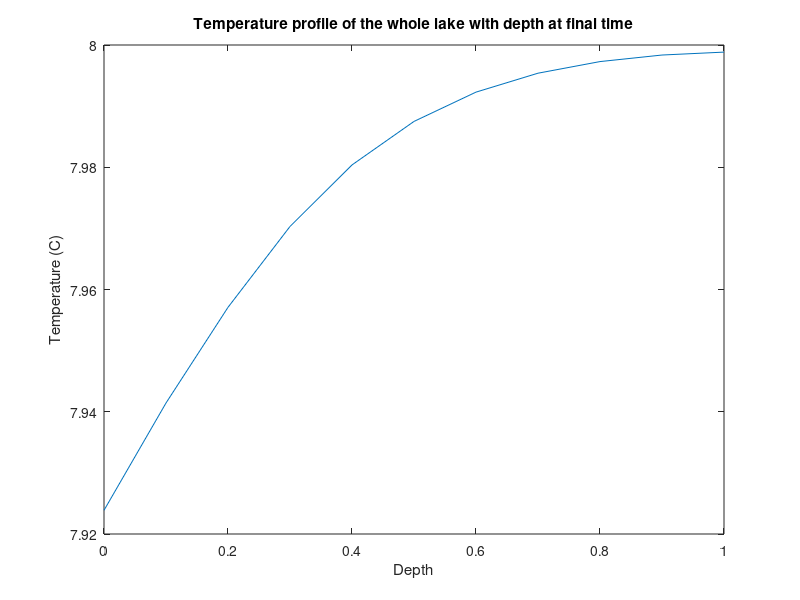
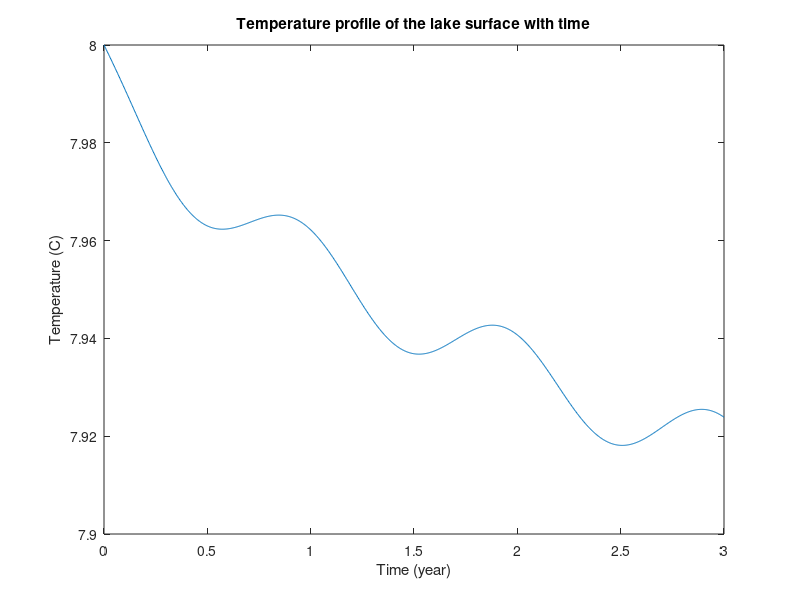
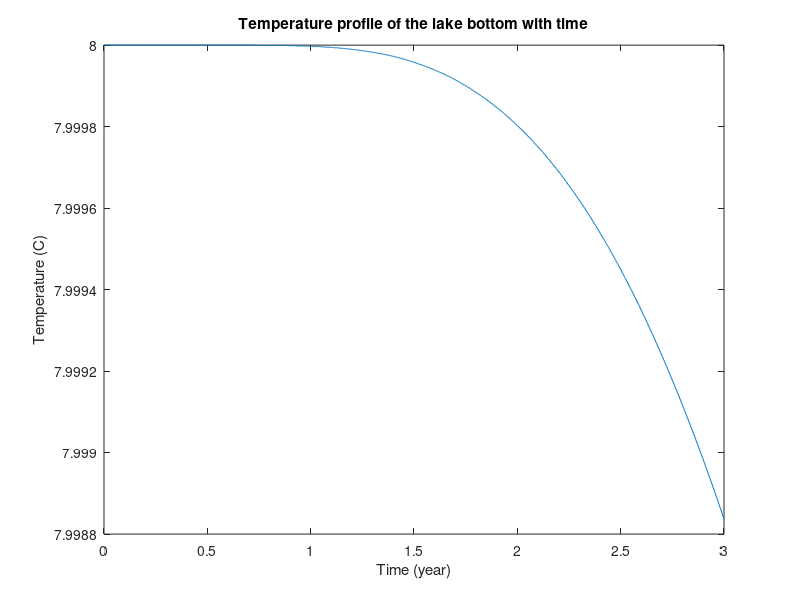

Source code (MATLAB) for these figures, in order:
clear all
close all

% Parameters and constants

dz = 0.1; %depth grid spacing (m)
zf = 1; % lake depth in meters
zs = 0:dz:zf; % vector of depths in the lake

dt = 86400; % time grid spacing = 1 day
tf = 3600*24*365*3; % 3 years
ts = 0:dt:tf;

D = 1e-9; %hard coded to something small enough that CD < 0.5

C_D = D*dt/(dz)^2;

conductivity = 575; % W m^-1 K^-1 - slightly less than the value at 10C

% Net incoming shortwave radiation:

Kstar = @(t) 500+100*sin(2*pi*t/(365*86400));
% assume all radiation absorbed is right at the surface: e^(eta*z)=0

% Net longwave radiation:
epsilon = 0.97;
sigma = 5.67e-8;
% assume longwave radiation out with constant temp 8C
L_u = epsilon*sigma* (8 + 273.15)^4;

% Assume flux of sensible and latent heat are zero
Q_e = 0;
Q_h = 0;

%Total heat balance
heat = @(t) Kstar(t) - L_u + Q_e + Q_h;

% Forward Euler method

M = sparse(length(zs),length(zs));

% create matrix

for i = 1:length(zs)
    for j = 1:length(zs)
        if i==j
            M(i,j) = 1-2*C_D;
        elseif i-1==j
            M(i,j) = C_D;
        elseif i+1==j
            M(i,j) = C_D;
        end
    end
end

M(1,1) = 1-C_D;
M(1,2) = C_D;
M(end,end-1)=C_D;
M(end,end) = 1-C_D;


% Pre-allocate

T = 8 .* ones(length(zs), 1); %initial T throughout lake is annual avg 8C

T_all = nan(length(zs), length(ts));
T_all(:,1) = T;

known_vec = zeros(length(zs), 1);

% Forward Euler Diffusion

for k = 1:length(ts)-1
    
    F_sfc = heat(ts(k))/conductivity;
    
    known_vec(1) = -C_D*dz*F_sfc;
    
    Tnew = M*T + known_vec;
    
    T_all(:,k+1) = Tnew;
    T = Tnew;
end

% plot

figure(1);
plot(zs, T_all(:,length(ts))) % end
title('Temperature profile of the whole lake with depth at final time')
xlabel('Depth')
ylabel('Temperature (C)')

figure(2)
plot(ts/86400/365, T_all(1, :))
title('Temperature profile of the lake surface with time')
xlabel('Time (year)')
ylabel('Temperature (C)')

figure(3)
plot(ts/86400/365, T_all(end, :))
title('Temperature profile of the lake bottom with time')
xlabel('Time (year)')
ylabel('Temperature (C)')